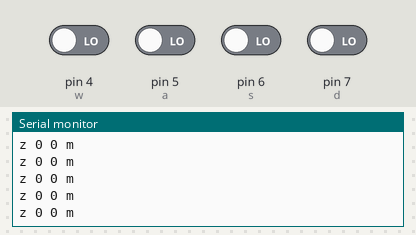
Simulated run of this sketch. Board: Arduino Uno, built with avr-gcc and run on an emulated ATmega328P. Parts: the last lines printed to the serial monitor. The test bench sets the inputs (shaded band); at power-on: pin 4 (w), pin 5 (a), pin 6 (s), pin 7 (d) LOW.

Above: at 1.2 s.
1.3 s: pin 4 (w) driven HIGH
At 1.48 s:
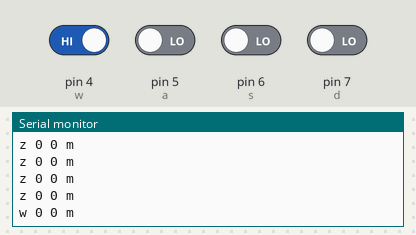
3.3 s: pin 5 (a) driven HIGH
At 3.44 s:
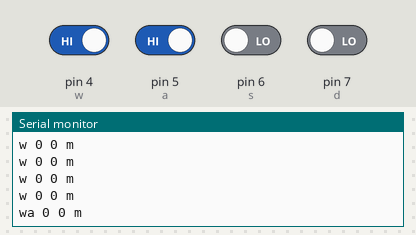
5.2 s: pin 6 (s) driven HIGH
At 5.39 s:
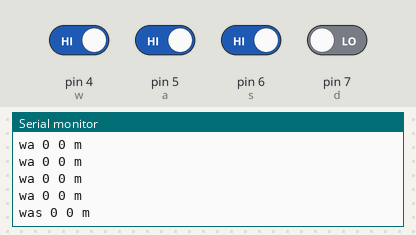
7.2 s: pin 7 (d) driven HIGH
At 7.34 s:
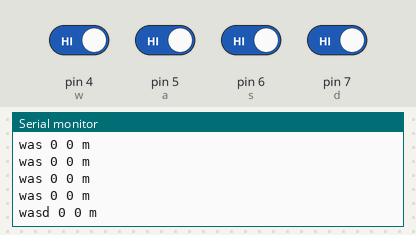
9.1 s: pin 4 (w) driven LOW
At 9.3 s:
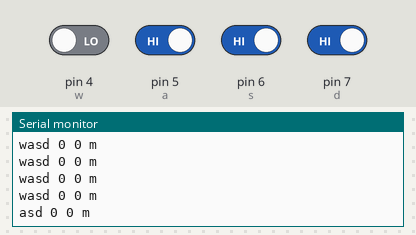
11.1 s: pin 5 (a) driven LOW
At 11.25 s:
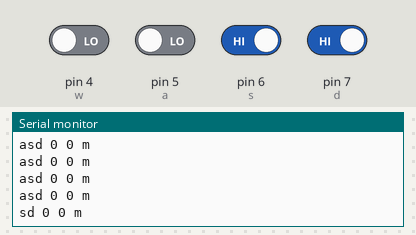

Measured:
- after the input at 1.3 s, the serial monitor: prints a new line after 0.05 s (image 1)
- after the input at 3.3 s, the serial monitor: prints a new line at once (image 2)
- after the input at 5.2 s, the serial monitor: prints a new line after 0.06 s (image 3)
- after the input at 7.2 s, the serial monitor: prints a new line at once (image 4)
- after the input at 9.1 s, the serial monitor: prints a new line after 0.07 s (image 5)
- after the input at 11.1 s, the serial monitor: prints a new line at once (image 6)

The sketch:

script.ino
```cpp
int w = 4;
int a = 5;
int s = 6;
int d = 7;
  int wState = 0;
  int aState = 0;
  int sState = 0;
  int dState = 0;

void setup(){
  Serial.begin(9600);
  pinMode(w, INPUT);
  pinMode(a, INPUT);
  pinMode(s, INPUT);
  pinMode(d, INPUT);
}

void loop(){
  wState = digitalRead(w);
  aState = digitalRead(a);
  sState = digitalRead(s);
  dState = digitalRead(d);

if(wState == HIGH){
  Serial.print("w");
  } if(aState == HIGH){
    Serial.print("a");
  }  if(sState == HIGH){
    Serial.print("s");
  }
     if(dState == HIGH) {
      Serial.print("d");
    }
  if ((wState == LOW) && (aState == LOW) && (sState == LOW) && (dState == LOW)){
     Serial.print("z");
  }
  Serial.print(" ");
  Serial.print(0);
  Serial.print(" ");
  Serial.print(0);
  Serial.print(" ");
  Serial.println("m");

delay(150);
}
```
